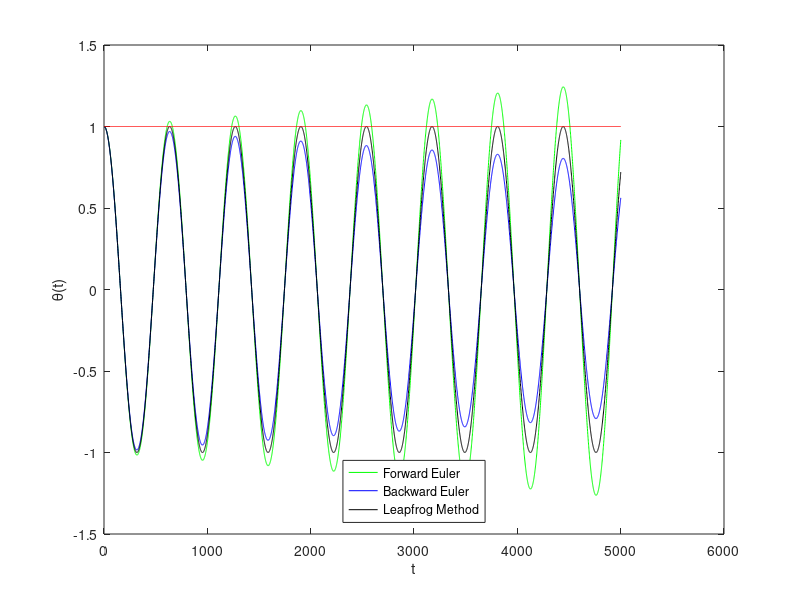
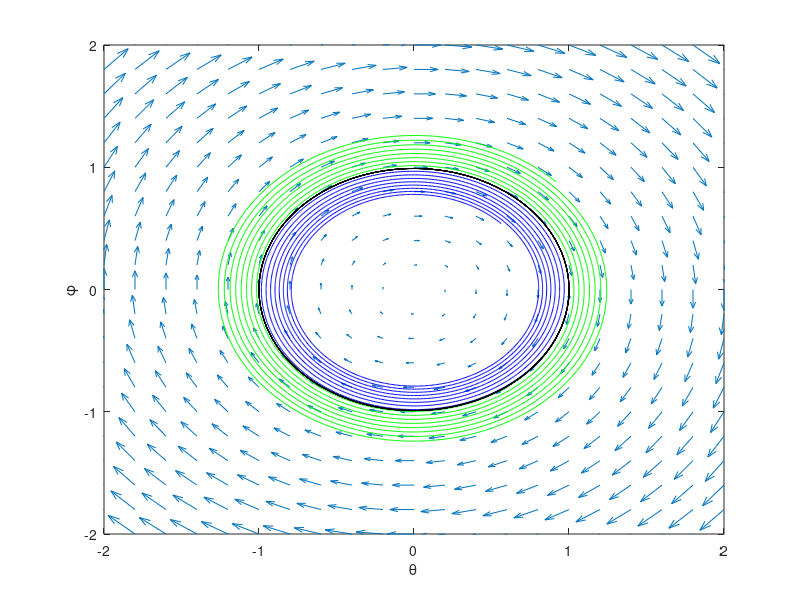
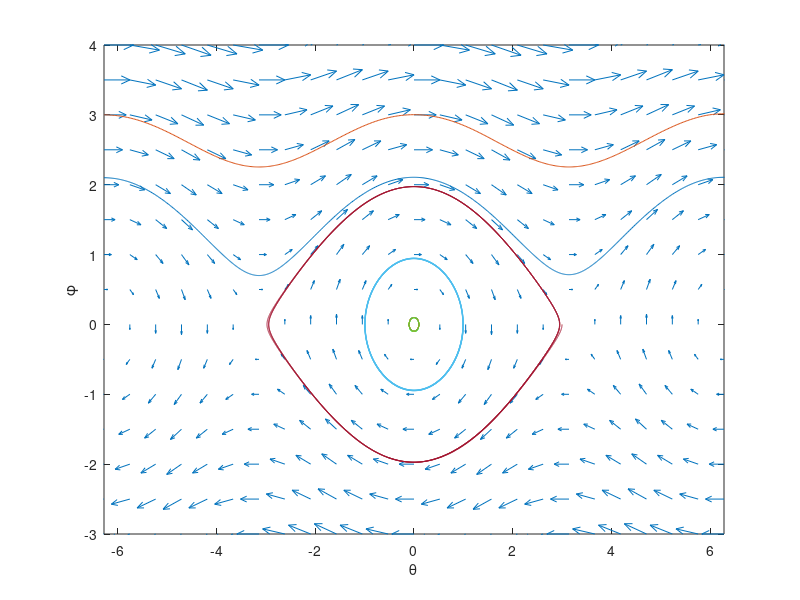

Write MATLAB code to recreate these figures, in order.
% Homework 8
close all; clear all; clc
% Scorelator Problems PART I
% Problem 1
g = 9.8; % Gravity
l = 10;  % Length of pendulum
A = [0 1; -g/l 0];
dt = 0.01; % Small steps
T = 50;    % End of derivative steps

thsave_FE = [1]; % Initial Values
phisave_FE = [0];
temp = [thsave_FE; phisave_FE];
for ii = 1:T/dt
    % temp is the Zk part, f(Zk) = A*Zk
    temp(:,ii+1) = (eye(2) + dt*A)*temp(:,ii);
    thsave_FE = [thsave_FE; temp(1,ii+1)];
    phisave_FE = [phisave_FE; temp(2,ii+1)];
end
save('A1.dat','thsave_FE','-ascii')
save('A2.dat','phisave_FE','-ascii')

%% Problem 2
thsave_BE = [1]; % Initial Values
phisave_BE = [0];
temp = [thsave_BE; phisave_BE];
for ii = 1:T/dt
    temp(:,ii+1) = inv(eye(2) - A*dt)*temp(:,ii);
    thsave_BE = [thsave_BE; temp(1,ii+1)];
    phisave_BE = [phisave_BE; temp(2,ii+1)];
end
save('B1.dat','thsave_BE','-ascii')
save('B2.dat','phisave_BE','-ascii')

%% Problem 3
thsave_LF = [1]; % Initial Values
phisave_LF = [0];
temp = [thsave_LF; phisave_LF];
% Forward Euler once
temp(:,2) = (eye(2) + dt*A)*temp(:,1);
thsave_LF = [thsave_LF; temp(1,2)];
phisave_LF = [phisave_LF; temp(2,2)];
% Leapfrog method
for ii = 2:(T/dt-1) % stops at 5000-1=4999 -> LF is now 5000x1 vector
    temp(:,ii+1) = temp(:,ii-1)+2*dt*A*temp(:,ii);
    thsave_LF = [thsave_LF; temp(1,ii+1)];
    phisave_LF = [phisave_LF; temp(2,ii+1)];
end
% Backward Euler once
temp(:,T/dt+1) = inv(eye(2) - A*dt)*temp(:,T/dt);
thsave_LF = [thsave_LF; temp(1,T/dt+1)];
phisave_LF = [phisave_LF; temp(2,T/dt+1)];
save('C1.dat','thsave_LF','-ascii')
save('C2.dat','phisave_LF','-ascii')

%% Problem 4
thsave_ODE = [1]; % Initial Values
phisave_ODE = [0];
temp = [thsave_ODE; phisave_ODE];
[t,xGood] = ode45(@(t,x) A*x, 0:dt:T, temp);
thsave_ODE45 = xGood(:,1);
phisave_ODE45 = xGood(:,2);
save('D1.dat','thsave_ODE45','-ascii')
save('D2.dat','phisave_ODE45','-ascii')

%% Problem 5
% Writeup Problems PART I
clf
p1 = plot(thsave_FE,'g');
hold on
p2 = plot(thsave_BE,'b');
p3 = plot(thsave_LF,'k');
xlabel('t')
ylabel('\theta(t)')
legend([p1 p2 p3],'Forward Euler','Backward Euler','Leapfrog Method','Location','south')
% Max amplitude
plot(ones(length(thsave_LF),1),'r','HandleVisibility','off')
print(gcf,'-dpng','linear_pendulum.png');

%% Problem 6
clf
x = linspace(-2,2,21);
y = linspace(-2,2,21);
[X,Y] = meshgrid(x,y);
quiver(X,Y,Y,-g/l*X)
axis([-2 2 -2 2])
xlabel('\theta')
ylabel('\phi')
hold on
plot(thsave_FE,phisave_FE,'g')
plot(thsave_BE,phisave_BE,'b')
plot(thsave_LF,phisave_LF,'k')
print(gcf,'-dpng','linear_phase_portrait.png');

%% Problem 7
% Scorelator Problems PART II
thsave_ODE2 = [1]; % Initial Values
phisave_ODE2 = [0];
temp = [thsave_ODE2; phisave_ODE2];
[t,xGood2] = ode45(@(t,x) [x(2); -g/l*sin(x(1))], 0:dt:T, temp);
thsave_ODE45 = xGood2(:,1);
phisave_ODE45 = xGood2(:,2);
save('E1.dat','thsave_ODE45','-ascii')
save('E2.dat','phisave_ODE45','-ascii')

%% Problem 8
% Writeup Problems PART II
clf
x2 = linspace(-2*pi,2*pi,25);
y2 = -3:0.5:4;
[X2,Y2] = meshgrid(x2,y2);
quiver(X2,Y2,Y2,-g/l*sin(X2))
axis([-2*pi 2*pi -3 4])
xlabel('\theta')
ylabel('\phi')
hold on
temp = 0;
for ii = 1:5
    if ii==1
        temp = [0.1; 0];
    elseif ii==2
        temp = [1.0; 0];
    elseif ii==3
        temp = [3.0; 0];
    elseif ii==4
        temp = [-2*pi; 2.1];
    else
        temp = [-2*pi; 3];
    end
    [t,xGood3] = ode45(@(t,x) [x(2); -g/l*sin(x(1))], 0:dt:T, temp);
    thsave = xGood3(:,1);
    phisave = xGood3(:,2);
    plot(thsave,phisave)
end
print(gcf,'-dpng','nonlinear_phase_portrait.png');
